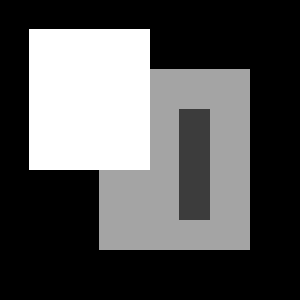
#> input picture data/ex6/TestIm1.png, 300 x 300 px
$ jupyter execute ex6.ipynb
#> lines starting #> are read from the running program, lines starting #| are printed output that depends on the picture; after the words box and inside, x2 and y2 are one past the last pixel; in counts of white or black regions, pixels touching at a corner belong together
### helpers.py
from matplotlib.pyplot import axis
import numpy as np
import cv2
import scipy.optimize
import matplotlib.pyplot as plt


def distortion(p, dr):
    dr
    return p * (1 + dr * np.linalg.norm(p, 2))


# [12 lines left out: functions tinhom3D, tinhom2D, not called in this run]


def thom(p):
    return np.append(p, np.ones((1, 1)), axis=0)


# [76 lines left out: functions getcube, build_K, projectpoints, show_imgs, cross_op, checkerboard_points, not called in this run]


def normalize2d(x):
    return (x - x.mean()) / x.std()


# [67 lines left out: functions estimateHomographies, hest, shom, make_camera, triangulate, triangulate_nonlin, not called in this run]


def compute_essential(t2, R2):
    return cross_op(t2) @ R2


# [64 lines left out: functions compute_fundamental, Fest_8point, estHomographyRANSAC, not called in this run]


def gaussian1DKernel(sigma):
    factor = 5
    h = np.ceil(factor*sigma)
    x = np.arange(-h, h+1)
    g = np.exp(-x**2/(2*sigma**2))
    g /= g.sum()
    g = g.reshape(-1, 1)
    gx = (-x/sigma**2) * g
    return (g, gx)

### ex6.ipynb
[cell 1]
import numpy as np
import matplotlib.pyplot as plt
import cv2
from helpers import *

[cell 2]
sigma = 5
g, gx = gaussian1DKernel(sigma)
factor = 5
h = np.ceil(factor*sigma)
x = np.arange(-h, h+1)
plt.plot(x,g)
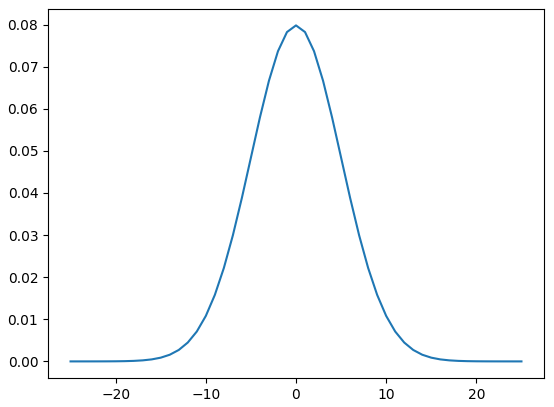
#> figure drawn by matplotlib, 1 panel; curve peaks at x = 0, y = 0.0798

[cell 3]
def gaussianSmoothing(image, sigma):
    g,gx = gaussian1DKernel(sigma)
    blured = cv2.filter2D(image, -1, g)
    blured = cv2.filter2D(blured, -1, g.T)
    Ix = cv2.filter2D(image, -1, gx.T)
    Ix = cv2.filter2D(Ix, -1, g)
    Iy = cv2.filter2D(image, -1, gx)
    Iy = cv2.filter2D(Iy, -1, g.T)
    return (blured,Ix,Iy)

[cell 4]
im = cv2.imread("data/ex6/TestIm1.png")[:,:,::-1]
#> im is the input picture: shape (300, 300, 3); min 0, max 255, mean 84.8
im = cv2.cvtColor(im,cv2.COLOR_BGR2GRAY)
#> im: shape (300, 300)
im = im.astype(np.float32)
I, Ix, Iy = gaussianSmoothing(im, sigma)
fig, axs = plt.subplots(1,3,figsize=(15,5))
axs[0].imshow(I)
axs[1].imshow(Ix)
axs[2].imshow(Iy)

[cell 5]
def smoothedHessian(im, sigma, epsilon: int):
    if epsilon < 1:
        epsilon = 1
    epsilon = int(epsilon)
    g,_ = gaussian1DKernel(sigma)
    ge = np.repeat(g,epsilon,axis=1)
    I, Ix, Iy = gaussianSmoothing(im, sigma)
#> call 2 of gaussianSmoothing, with sigma = 3
#> in gaussianSmoothing (call 2), `Ix = cv2.filter2D(image, -1, gx.T)`:
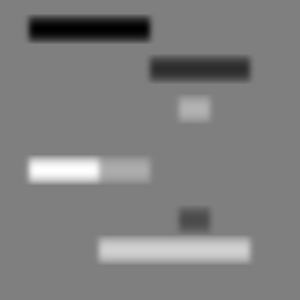
#> Ix: shape (300, 300) float32; min -3400, max 3400, mean 0; drawn with min black and max white
#> in gaussianSmoothing (call 2), `Iy = cv2.filter2D(image, -1, gx)`:
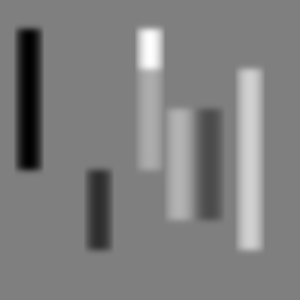
#> Iy: shape (300, 300) float32; min -3400, max 3400, mean 0; drawn with min black and max white
    return np.array([
        [cv2.filter2D(Ix**2, -1, ge), cv2.filter2D(Ix*Iy, -1, ge)],
        [cv2.filter2D(Ix*Iy, -1, ge), cv2.filter2D(Iy**2, -1, ge)],
    ])

[cell 6]
im = cv2.imread("data/ex6/TestIm1.png")[:,:,::-1]
im = cv2.cvtColor(im,cv2.COLOR_BGR2GRAY)
im = im.astype(np.float32)
sigma = 3
epsilon = 1
C = smoothedHessian(im, sigma, epsilon)
fig, axs = plt.subplots(2, 2)
axs[0, 0].imshow(C[0,0,:])
axs[0, 1].imshow(C[0,1,:])
axs[1, 0].imshow(C[1,0,:])
axs[0, 0].imshow(I)
axs[0, 1].imshow(Ix)
axs[1, 0].imshow(Iy)
axs[1, 1].imshow(C[1,1,:])
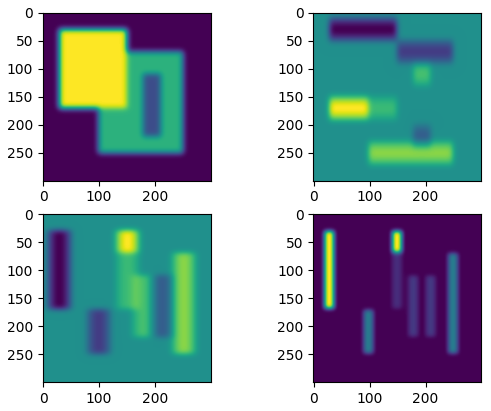
#> figure drawn by matplotlib, 4 panels

[cell 7]
def harrisMeasure(im, sigma, epsilon, k):
#> called with sigma = 5, epsilon = 2, k = 0.05
    C = smoothedHessian(im, sigma, epsilon)
    r = C[0,0,:]*C[1,1,:] - C[0,1,:]*C[1,0,:] - k * (C[0,0,:] + C[1,1,:])
    r /= r.max()
    return r

[cell 8]
k = .05
epsilon = 2
sigma = 5
im = cv2.imread("data/ex6/TestIm1.png")[:,:,::-1]
im = cv2.cvtColor(im,cv2.COLOR_BGR2GRAY)
im = im.astype(np.float32)
r = harrisMeasure(im, sigma, epsilon, k)
r[r < .5] = 0
plt.imshow(r,cmap='gray'), r.max()

[cell 9]
dst = cv2.cornerHarris(im,2,3,0.04)
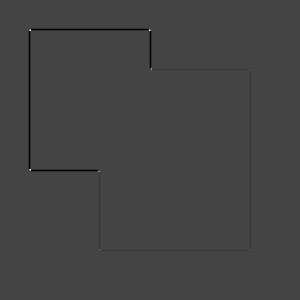
#> dst: shape (300, 300) float32; min -169130016, max 458335776, mean -1236746.8; drawn with min black and max white
plt.imshow(dst)

[cell 10]
from scipy import ndimage
### Non-maximum supression
image = cv2.imread("data/ex6/TestIm1.png")[:,:,::-1].astype(np.float64)
#> image: shape (300, 300, 3) float64; min 0, max 255, mean 84.8
image /= image.max()

# Use the max "filter to make a mask
roi = 3
size = 2 * roi + 1
image_max = ndimage.maximum_filter(image, size=size, mode='constant')
mask = (image == image_max)
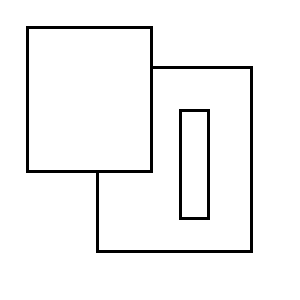
#> mask: shape (300, 300, 3) bool; 95.6% white; 2 black regions, box (x1, y1, x2, y2) and area: (26, 26, 253, 253) 3153, (179, 109, 210, 220) 816
image *= mask
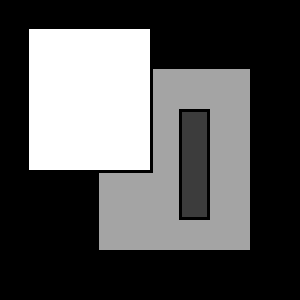
#> image: shape (300, 300, 3) float64; min 0, max 1, mean 0.327

# Remove the image borders
image[:roi] = 0
image[-roi:] = 0
image[:, :roi] = 0
image[:, -roi:] = 0

# Optionally find peaks above some threshold
image_t = (image > .99) * 1
#> image_t: shape (300, 300, 3) int64; values 0 (black) and 1 (white), 19% white; 1 white region, box (x1, y1, x2, y2) and area: (29, 29, 150, 170) 17061

# # get coordinates of peaks
f = np.transpose(image_t.nonzero())
f.shape
#> Out = (51183, 3)

[cell 11]
plt.imshow(image_t), image_t.max()

[cell 12]
dilated = cv2.dilate((image_t*255).astype(np.uint8), np.ones(10,dtype=np.uint8))
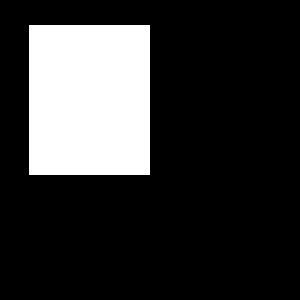
#> dilated: shape (300, 300, 3); 20.2% white; 1 white region, box (x1, y1, x2, y2) and area: (29, 25, 150, 175) 18150
plt.imshow(dilated)

# Canny

[cell 13]
im1 = cv2.imread('data/ex6/TestIm1.png')[:,:,::-1]
im2 = cv2.imread('data/ex6/TestIm2.png')[:,:,::-1]
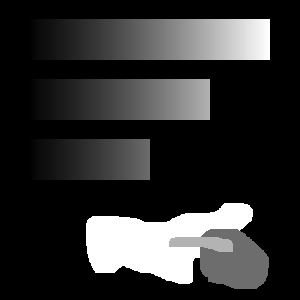
#> input picture data/ex6/TestIm2.png, 300 x 300 px
#> im2 is the input picture: shape (300, 300, 3); min 0, max 255, mean 47.6
edges1 = cv2.Canny(im1,100,200)
#> edges1: shape (300, 300); 1.5% white in thin lines or dots, all inside (x1, y1, x2, y2) = (28, 28, 250, 250)
edges2 = cv2.Canny(im2,100,200)
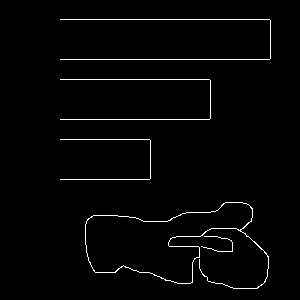
#> edges2: shape (300, 300); 2% white in thin lines or dots, all inside (x1, y1, x2, y2) = (60, 19, 271, 289)
fig, axs = plt.subplots(2, 2)
axs[0, 0].imshow(im1)
axs[0, 1].imshow(edges1)
axs[1, 0].imshow(im2)
axs[1, 1].imshow(edges2)
